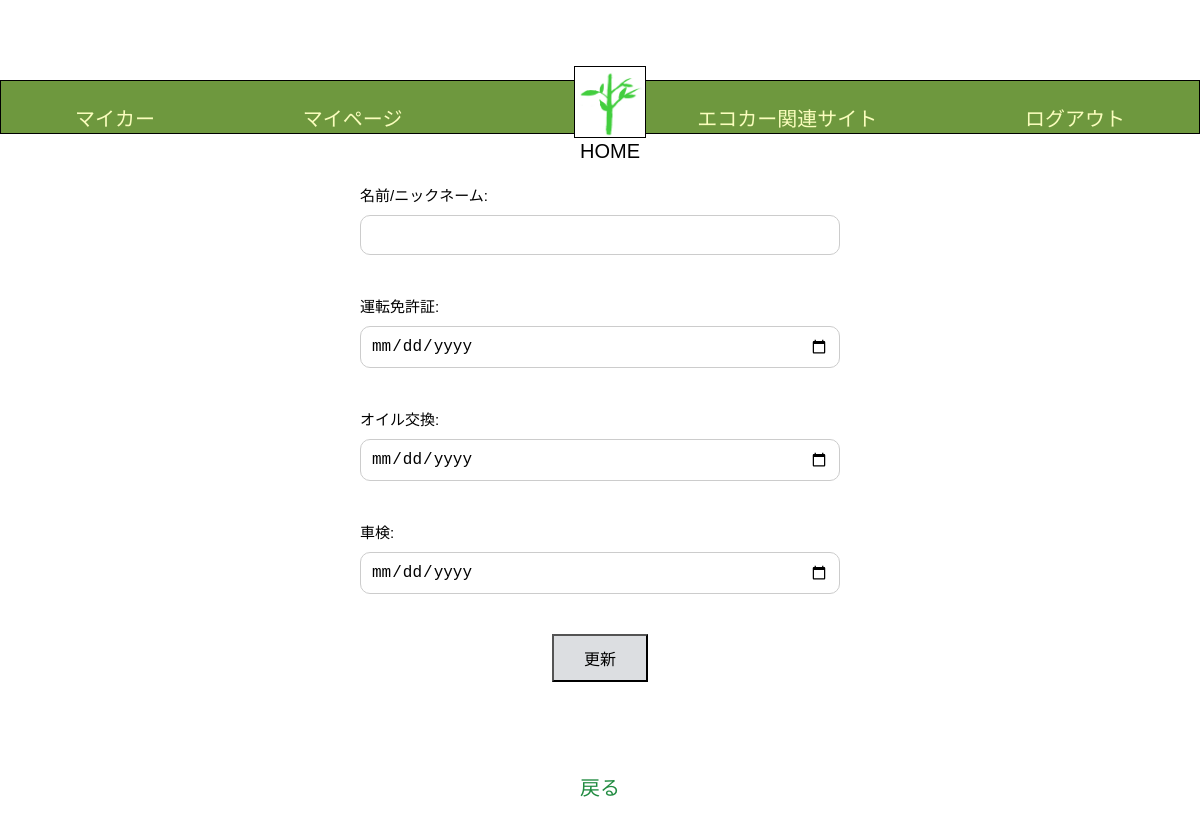
The app's page /Edrive/mypage_edit/1, older data.
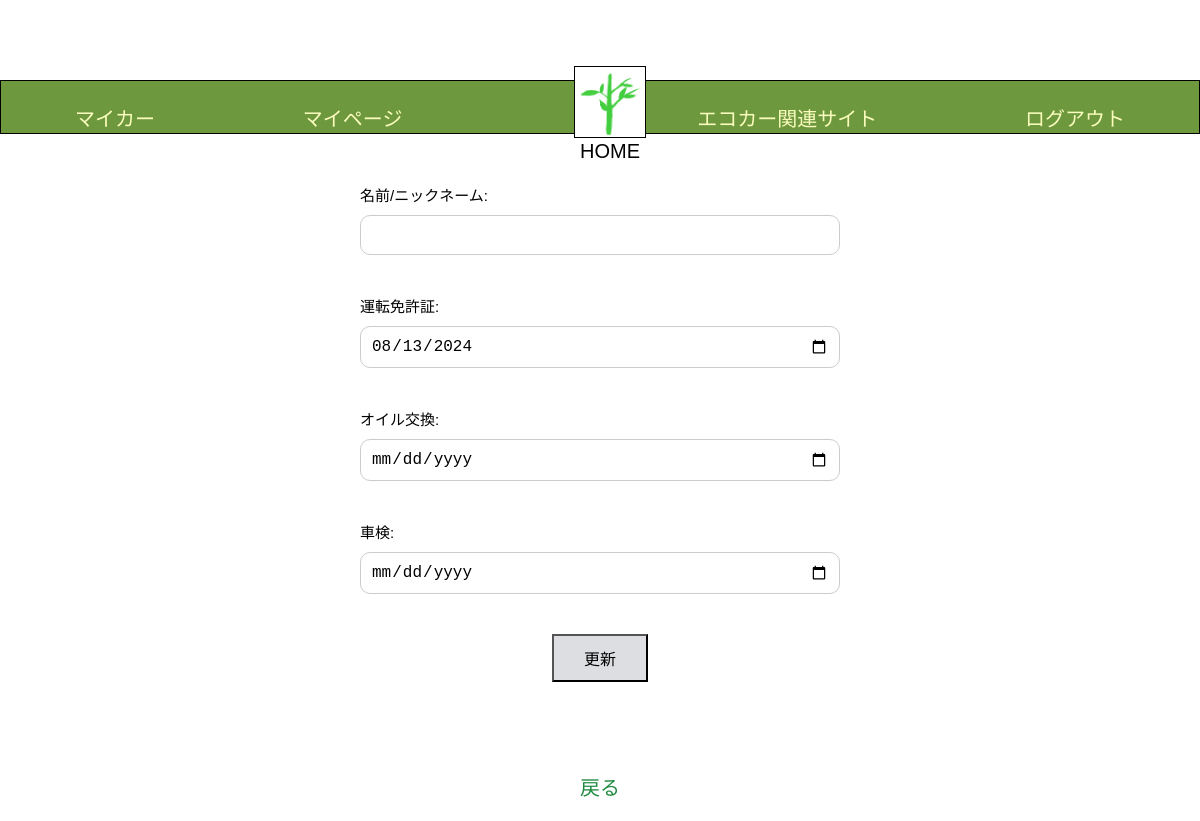
The same page, newer data.
### Edrive/models.py (models this page shows, shortened)
class BaseModel(models.Model):
    created_at = models.DateTimeField(auto_now_add=True)
    updated_at = models.DateTimeField(auto_now=True)
    class Meta:
        abstract = True

class User(AbstractBaseUser, PermissionsMixin, BaseModel):
    name = models.CharField(max_length=1000, default='default_name')
    user_name = models.CharField(max_length=50)
    password = models.CharField(max_length=200)
    licence_expiry_on = models.DateField(null=True)
    driver_level = models.IntegerField(default=1)
    target_achievement_count = models.IntegerField(default=0)
    email = models.EmailField(max_length=255, unique=True)
    is_active = models.BooleanField(default=True)
    is_staff = models.BooleanField(default=False)
    groups = models.ManyToManyField(
        'auth.Group',
        related_name='edrive_user_set',  # 追加
        blank=True,
        help_text='The groups this user belongs to.',
        verbose_name='groups'
    )
    user_permissions = models.ManyToManyField(
        'auth.Permission',
        related_name='edrive_user_set',  # 追加
        blank=True,
        help_text='Specific permissions for this user.',
        verbose_name='user permissions'
    )
    USERNAME_FIELD = 'email'
    REQUIRED_FIELDS = ['user_name']
    objects = UserManager()

### Edrive/views.py (the view, shortened to what this page needs)
# urls.py: path('mypage_edit/<int:pk>',MyPageEditView.as_view(), name = 'mypage_edit'),
class MyPageEditView(View):
    template_name = 'mypage_edit.html'
    def get(self, request, *args, **kwargs):
        user = self.get_object()
        mycars_instance = MyCar.objects.filter(user=user).first()
        if mycars_instance is None:
            car_model = CarModel.objects.first()
            mycars_instance = MyCar(user=user, car_model=car_model)
        form1 = MyPageEditForm(instance=user)
        form2 = MyCarsForm(instance=mycars_instance)
        return render(request, self.template_name, {'form1': form1, 'form2': form2, 'mycars_instance': mycars_instance})
    def get_object(self):
        return User.objects.get(pk=self.kwargs['pk'])

### Edrive/forms.py
class MyPageEditForm(forms.ModelForm):
    user_name = forms.CharField(label = '名前/ニックネーム', max_length=50, required=False,widget=forms.TextInput(attrs={'class': 'form-control'}))
    licence_expiry_on = forms.DateField(label = '運転免許証', required=False, widget=forms.DateInput(attrs={'type': 'date', 'class':'form-control'}))
    class Meta:
        model = User
        fields = ['user_name', 'licence_expiry_on']

class MyCarsForm(forms.ModelForm):
    next_oil_change_on = forms.DateField(label='オイル交換', required=False, widget=forms.DateInput(attrs={'type': 'date', 'class':'form-control'}))
    next_inspection_on = forms.DateField(label='車検', required=False, widget=forms.DateInput(attrs={'type': 'date', 'class':'form-control'}))
    class Meta:
        model = MyCar
        fields = ['next_oil_change_on', 'next_inspection_on']

### templates/mypage_edit.html (shortened to what this page needs)
{% load static %}
<!DOCTYPE html>
<html lang="ja">
   <head>
      <link rel="stylesheet" href="{% static 'css/style.css' %}">
   </head>
   <body>
       <header class="header-container">
      <nav class="navbar navbar-expand-lg navbar-light bg-light">
        <a class="navbar-brand" href="{% url 'Edrive:my_car' user.pk %}">マイカー</a>
        <a class="navbar-brand" href="{% url 'Edrive:mypage' user.pk %}">マイページ</a>
        <div class="logo">
        <a href="{% url 'Edrive:home' %}" class="home-link">
             <img src = "{% get_media_prefix %}shinryoku.png"  alt = "ホーム">
             <p>HOME</p>
        </a>
        </div>
        <a class="navbar-brand" href="{% url 'Edrive:eco_car_site' %}">エコカー関連サイト</a>
        <a class="navbar-brand" href="{% url 'Edrive:logout' %}">ログアウト</a>
      </nav>
      </header>
      <div class="edit">
       <form method="POST">
        <div class="form-group">
            {{ form1.user_name.label_tag }}
            {{ form1.user_name }}
        </div>
        <div class="form-group">
            {{ form1.licence_expiry_on.label_tag }}
            {{ form1.licence_expiry_on }}
        </div>
        <div class="form-group">
            {{ form2.next_oil_change_on.label_tag }}
            {{ form2.next_oil_change_on }}
        </div>
        <div class="form-group">
            {{ form2.next_inspection_on.label_tag }}
            {{ form2.next_inspection_on }}
        </div>
        <input type="submit" value="更新" class="btn">
       </form>
       <a class="navbar-brand" href="{% url 'Edrive:mypage' user.pk%}">戻る</a>
      </div>
    </body>
    </html>

Row changes from the older to the newer data that the page shows:
changed User: licence_expiry_on (not shown) → "08/13/2024"
